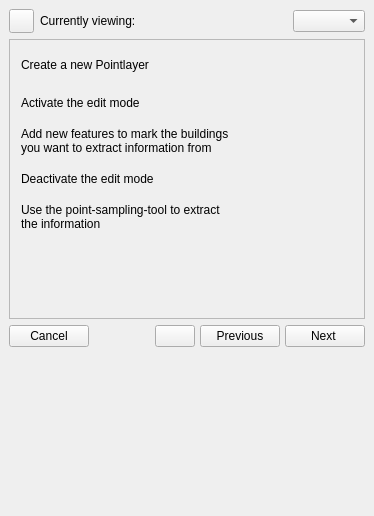
<?xml version="1.0" encoding="UTF-8"?>
<ui version="4.0">
 <class>MainProcess_dock</class>
 <widget class="QDockWidget" name="MainProcess_dock">
  <property name="geometry">
   <rect>
    <x>0</x>
    <y>0</y>
    <width>374</width>
    <height>516</height>
   </rect>
  </property>
  <property name="minimumSize">
   <size>
    <width>374</width>
    <height>500</height>
   </size>
  </property>
  <property name="styleSheet">
   <string notr="true">QStackedWidget QWidget { 
	text-align: left; 
}

QStackedWidget QAbstractButton {
	border: none;
	margin-left: 2px;
	min-width: 261px;
	max-width: 320px;
	min-height: 32px;
	max-height: 40px;
	qproperty-icon: url(&quot;:/Controls/Icons/openmark.png&quot;) off,
							url(&quot;:/Controls/Icons/checkmark.png&quot;) on ;
	qproperty-iconSize: 17px; 
	qproperty-flat: true;
	qproperty-checkable: true;
}

QStackedWidget QAbstractButton:active {
	border: none;
}


</string>
  </property>
  <property name="windowTitle">
   <string>Open eQuarter - Analysis</string>
  </property>
  <widget class="QWidget" name="dockWidgetContents">
   <property name="sizePolicy">
    <sizepolicy hsizetype="Ignored" vsizetype="Ignored">
     <horstretch>0</horstretch>
     <verstretch>0</verstretch>
    </sizepolicy>
   </property>
   <layout class="QVBoxLayout" name="verticalLayout_5">
    <item>
     <layout class="QHBoxLayout" name="horizontalLayout_3">
      <item>
       <widget class="QToolButton" name="settings_dropdown_btn">
        <property name="text">
         <string notr="true"/>
        </property>
        <property name="icon">
         <iconset resource="resources.qrc">
          <normaloff>:/Controls/Icons/gearwheel.png</normaloff>:/Controls/Icons/gearwheel.png</iconset>
        </property>
        <property name="iconSize">
         <size>
          <width>17</width>
          <height>17</height>
         </size>
        </property>
       </widget>
      </item>
      <item>
       <widget class="QLabel" name="label">
        <property name="text">
         <string>Currently viewing:</string>
        </property>
       </widget>
      </item>
      <item>
       <spacer name="horizontalSpacer_3">
        <property name="orientation">
         <enum>Qt::Horizontal</enum>
        </property>
        <property name="sizeHint" stdset="0">
         <size>
          <width>40</width>
          <height>20</height>
         </size>
        </property>
       </spacer>
      </item>
      <item>
       <widget class="QComboBox" name="active_page_dropdown"/>
      </item>
     </layout>
    </item>
    <item>
     <widget class="QStackedWidget" name="process_page">
      <property name="enabled">
       <bool>true</bool>
      </property>
      <property name="minimumSize">
       <size>
        <width>350</width>
        <height>280</height>
       </size>
      </property>
      <property name="maximumSize">
       <size>
        <width>16777215</width>
        <height>280</height>
       </size>
      </property>
      <property name="autoFillBackground">
       <bool>false</bool>
      </property>
      <property name="styleSheet">
       <string notr="true"/>
      </property>
      <property name="frameShape">
       <enum>QFrame::StyledPanel</enum>
      </property>
      <property name="frameShadow">
       <enum>QFrame::Plain</enum>
      </property>
      <property name="lineWidth">
       <number>2</number>
      </property>
      <property name="midLineWidth">
       <number>1</number>
      </property>
      <property name="currentIndex">
       <number>3</number>
      </property>
      <widget class="QWidget" name="project_basics_page">
       <property name="accessibleName">
        <string>Project Basics</string>
       </property>
       <property name="accessibleDescription">
        <string/>
       </property>
       <property name="layoutDirection">
        <enum>Qt::LeftToRight</enum>
       </property>
       <property name="styleSheet">
        <string notr="true"/>
       </property>
       <layout class="QVBoxLayout" name="verticalLayout_2">
        <item>
         <widget class="QProcessButton" name="ol_plugin_installed_chckBox">
          <property name="text">
           <string>Install the Open Street Map Plugin</string>
          </property>
         </widget>
        </item>
        <item>
         <widget class="QProcessButton" name="pst_plugin_installed_chckBox">
          <property name="text">
           <string>Install the PointSamplingTool Plugin</string>
          </property>
         </widget>
        </item>
        <item>
         <widget class="QProcessButton" name="project_created_chckBox">
          <property name="text">
           <string>Create a new project and save it.</string>
          </property>
         </widget>
        </item>
        <item>
         <widget class="QProcessButton" name="osm_layer_loaded_chckBox">
          <property name="text">
           <string>Open an Open Layers Map</string>
          </property>
         </widget>
        </item>
        <item>
         <spacer name="verticalSpacer">
          <property name="orientation">
           <enum>Qt::Vertical</enum>
          </property>
          <property name="sizeHint" stdset="0">
           <size>
            <width>20</width>
            <height>40</height>
           </size>
          </property>
         </spacer>
        </item>
       </layout>
      </widget>
      <widget class="QWidget" name="investigation_area_page">
       <property name="accessibleName">
        <string>Investigation Area</string>
       </property>
       <property name="accessibleDescription">
        <string/>
       </property>
       <layout class="QVBoxLayout" name="verticalLayout">
        <item>
         <widget class="QProcessButton" name="temp_shapefile_created_chckBox">
          <property name="text">
           <string>Create a new Polygon-Shapelayer</string>
          </property>
         </widget>
        </item>
        <item>
         <widget class="QProcessButton" name="editing_temp_shapefile_started_chckBox">
          <property name="text">
           <string>Activate the edit mode</string>
          </property>
         </widget>
        </item>
        <item>
         <widget class="QProcessButton" name="investigation_area_selected_chckBox">
          <property name="text">
           <string>Add new features to cover your
investigation area with</string>
          </property>
         </widget>
        </item>
        <item>
         <widget class="QProcessButton" name="editing_temp_shapefile_stopped_chckBox">
          <property name="text">
           <string>Deactivate the edit mode</string>
          </property>
         </widget>
        </item>
        <item>
         <spacer name="verticalSpacer_2">
          <property name="orientation">
           <enum>Qt::Vertical</enum>
          </property>
          <property name="sizeHint" stdset="0">
           <size>
            <width>20</width>
            <height>40</height>
           </size>
          </property>
         </spacer>
        </item>
       </layout>
      </widget>
      <widget class="QWidget" name="building_shapes_page">
       <property name="accessibleName">
        <string>Building Shapes</string>
       </property>
       <property name="accessibleDescription">
        <string/>
       </property>
       <layout class="QVBoxLayout" name="verticalLayout_3">
        <item>
         <widget class="QProcessButton" name="raster_loaded_chckBox">
          <property name="text">
           <string>Load a new (wms) raster-map</string>
          </property>
         </widget>
        </item>
        <item>
         <widget class="QProcessButton" name="extent_clipped_chckBox">
          <property name="text">
           <string>Export the investigation areas extent as .tif</string>
          </property>
         </widget>
        </item>
        <item>
         <widget class="QProcessButton" name="pyramids_built_chckBox">
          <property name="text">
           <string>Open the created .tif-file and build pyramids</string>
          </property>
         </widget>
        </item>
        <item>
         <spacer name="verticalSpacer_3">
          <property name="orientation">
           <enum>Qt::Vertical</enum>
          </property>
          <property name="sizeType">
           <enum>QSizePolicy::Expanding</enum>
          </property>
          <property name="sizeHint" stdset="0">
           <size>
            <width>20</width>
            <height>40</height>
           </size>
          </property>
         </spacer>
        </item>
       </layout>
      </widget>
      <widget class="QWidget" name="sampling_points_page">
       <property name="accessibleName">
        <string>Point Sampling</string>
       </property>
       <property name="accessibleDescription">
        <string/>
       </property>
       <layout class="QVBoxLayout" name="verticalLayout_4">
        <item>
         <widget class="QProcessButton" name="temp_pointlayer_created_chckBox">
          <property name="text">
           <string>Create a new Pointlayer</string>
          </property>
         </widget>
        </item>
        <item>
         <widget class="QProcessButton" name="editing_temp_pointlayer_started_chckBox">
          <property name="text">
           <string>Activate the edit mode</string>
          </property>
         </widget>
        </item>
        <item>
         <widget class="QProcessButton" name="points_of_interest_defined_chckBox">
          <property name="text">
           <string>Add new features to mark the buildings 
you want to extract information from</string>
          </property>
         </widget>
        </item>
        <item>
         <widget class="QProcessButton" name="editing_temp_pointlayer_stopped_chckBox">
          <property name="text">
           <string>Deactivate the edit mode</string>
          </property>
         </widget>
        </item>
        <item>
         <widget class="QProcessButton" name="information_sampled_chckBox">
          <property name="text">
           <string>Use the point-sampling-tool to extract
the information</string>
          </property>
         </widget>
        </item>
        <item>
         <spacer name="verticalSpacer_4">
          <property name="orientation">
           <enum>Qt::Vertical</enum>
          </property>
          <property name="sizeHint" stdset="0">
           <size>
            <width>20</width>
            <height>40</height>
           </size>
          </property>
         </spacer>
        </item>
       </layout>
      </widget>
     </widget>
    </item>
    <item>
     <layout class="QHBoxLayout" name="button_layout">
      <property name="spacing">
       <number>5</number>
      </property>
      <item>
       <widget class="QPushButton" name="pushButton">
        <property name="text">
         <string>Cancel</string>
        </property>
       </widget>
      </item>
      <item>
       <spacer name="horizontalSpacer">
        <property name="orientation">
         <enum>Qt::Horizontal</enum>
        </property>
        <property name="sizeHint" stdset="0">
         <size>
          <width>40</width>
          <height>20</height>
         </size>
        </property>
       </spacer>
      </item>
      <item>
       <widget class="QPushButton" name="process_button_auto">
        <property name="toolTip">
         <string>Click this button to autorun the process</string>
        </property>
        <property name="text">
         <string/>
        </property>
        <property name="icon">
         <iconset resource="resources.qrc">
          <normaloff>:/Controls/Icons/autorun.png</normaloff>:/Controls/Icons/autorun.png</iconset>
        </property>
       </widget>
      </item>
      <item>
       <widget class="QPushButton" name="process_button_prev">
        <property name="text">
         <string>Previous</string>
        </property>
        <property name="icon">
         <iconset resource="resources.qrc">
          <normaloff>:/Controls/Icons/arrow_left.png</normaloff>:/Controls/Icons/arrow_left.png</iconset>
        </property>
       </widget>
      </item>
      <item>
       <widget class="QPushButton" name="process_button_next">
        <property name="layoutDirection">
         <enum>Qt::RightToLeft</enum>
        </property>
        <property name="text">
         <string>Next </string>
        </property>
        <property name="icon">
         <iconset resource="resources.qrc">
          <normaloff>:/Controls/Icons/arrow_right.png</normaloff>:/Controls/Icons/arrow_right.png</iconset>
        </property>
        <property name="iconSize">
         <size>
          <width>16</width>
          <height>16</height>
         </size>
        </property>
       </widget>
      </item>
     </layout>
    </item>
    <item>
     <spacer name="vertical_logo_spacer">
      <property name="orientation">
       <enum>Qt::Vertical</enum>
      </property>
      <property name="sizeHint" stdset="0">
       <size>
        <width>20</width>
        <height>32</height>
       </size>
      </property>
     </spacer>
    </item>
    <item>
     <layout class="QHBoxLayout" name="logo_layout">
      <item>
       <widget class="QClickableLabel" name="oeq_clickable_logo">
        <property name="minimumSize">
         <size>
          <width>350</width>
          <height>57</height>
         </size>
        </property>
        <property name="text">
         <string/>
        </property>
        <property name="pixmap">
         <pixmap resource="resources.qrc">:/Brands/Icons/OeQ_logo_footer.png</pixmap>
        </property>
       </widget>
      </item>
      <item>
       <spacer name="horizontalSpacer_2">
        <property name="orientation">
         <enum>Qt::Horizontal</enum>
        </property>
        <property name="sizeHint" stdset="0">
         <size>
          <width>40</width>
          <height>20</height>
         </size>
        </property>
       </spacer>
      </item>
     </layout>
    </item>
   </layout>
  </widget>
 </widget>
 <customwidgets>
  <customwidget>
   <class>QProcessButton</class>
   <extends>QPushButton</extends>
   <header>ui_process_button</header>
  </customwidget>
  <customwidget>
   <class>QClickableLabel</class>
   <extends>QLabel</extends>
   <header>ui_clickable_label</header>
  </customwidget>
 </customwidgets>
 <resources>
  <include location="resources.qrc"/>
 </resources>
 <connections/>
</ui>
